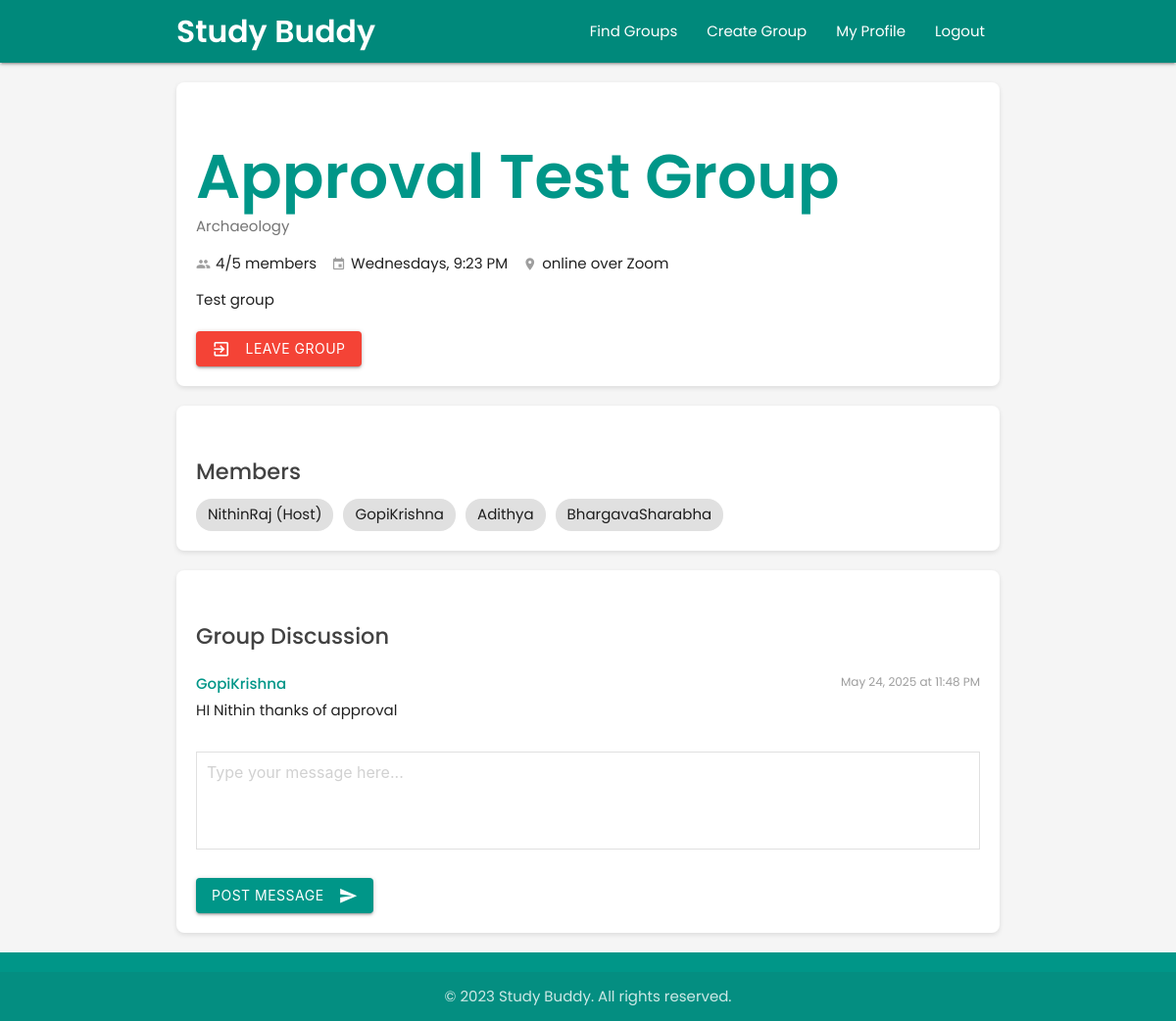
Page /dashboard/group_details/6/approval-test-group (signed in) on the earlier database version.
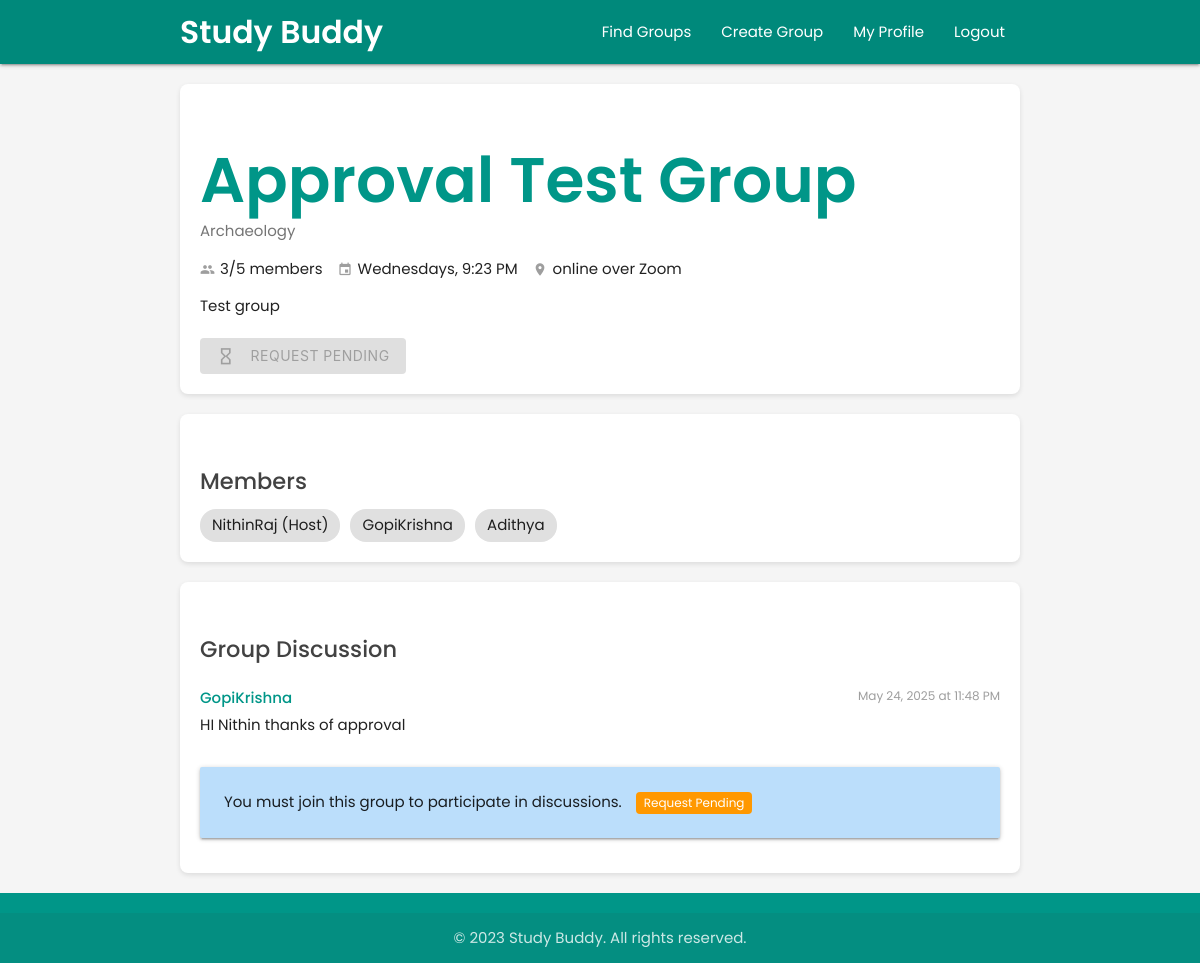
Same page on the later database version.
### userDashboard/models.py (models this page shows, shortened)
class StudyGroup(models.Model):
    title = models.CharField(max_length=100)
    description = models.TextField()
    subject = models.ForeignKey(Subject, on_delete=models.CASCADE, related_name='study_groups')
    host = models.ForeignKey(settings.AUTH_USER_MODEL, on_delete=models.CASCADE, related_name='hosted_groups')
    members = models.ManyToManyField(settings.AUTH_USER_MODEL, through='GroupMembership', related_name='joined_groups')
    max_members = models.PositiveIntegerField(default=8)
    meeting_date = models.DateField()
    meeting_time = models.TimeField()
    meeting_location = models.CharField(max_length=255, blank=True)
    slug = models.SlugField(max_length=120, blank=True)
    created_at = models.DateTimeField(auto_now_add=True)
    updated_at = models.DateTimeField(auto_now=True)
    @property
    def current_member_count(self):
        return self.members.count()
    class Meta:
        ordering = ['meeting_date', 'meeting_time']

class GroupMembership(models.Model):
    user = models.ForeignKey(settings.AUTH_USER_MODEL, on_delete=models.CASCADE)
    group = models.ForeignKey(StudyGroup, on_delete=models.CASCADE)
    date_joined = models.DateTimeField(auto_now_add=True)
    is_active = models.BooleanField(default=True)
    class Meta:
        unique_together = ('user', 'group')

class GroupMessage(models.Model):
    group = models.ForeignKey(StudyGroup, on_delete=models.CASCADE, related_name='messages')
    user = models.ForeignKey(settings.AUTH_USER_MODEL, on_delete=models.CASCADE)
    content = models.TextField()
    timestamp = models.DateTimeField(auto_now_add=True)
    class Meta:
        ordering = ['timestamp']

### userAuth/models.py (models this page shows)
class CustomUser(AbstractUser):
    email = models.EmailField(unique=True)
    objects = CustomUserManager()
    EMAIL_FIELD = 'email'
    REQUIRED_FIELDS = ['email']

### userProfile/models.py (models this page shows, shortened)
class Subject(models.Model):
    name = models.CharField(max_length=100, unique=True)
    description = models.TextField(blank=True)
    class Meta:
        ordering = ['name']

### userDashboard/views.py (the view, shortened to what this page needs)
# urls.py: path('group_details/<int:group_id>/<slug:slug>', views.group_details, name='group_details'),
@login_required
def group_details(request, group_id, slug):
    try:
        group = StudyGroup.objects.get(id=group_id)
        from django.utils.text import slugify
        current_slug = slugify(group.title) if group.title else 'untitled'
        if slug != current_slug:
            return redirect('group_details', group_id=group.id, slug=current_slug)
        is_member = group.members.filter(id=request.user.id).exists()
        is_host = group.host == request.user
        has_pending_request = GroupJoinRequest.objects.filter(
            user=request.user,
            group=group,
            status='pending'
        ).exists()
        pending_requests = []
        if is_host:
            pending_requests = GroupJoinRequest.objects.filter(
                group=group,
                status='pending'
            ).select_related('user')
        messages_list = group.messages.all().order_by('timestamp')
        context = {
            'group': group,
            'is_member': is_member,
            'is_host': is_host,
            'has_pending_request': has_pending_request,
            'pending_requests': pending_requests,
            'messages_list': messages_list
        }
        return render(request, 'userDashboard/group_detail.html', context)
    except StudyGroup.DoesNotExist:
        messages.error(request, "Study group not found.")
        return redirect('dashboard')

### userDashboard/templates/userDashboard/group_detail.html (shortened to what the changed rows need)
<!DOCTYPE html>
<html lang="en">
<head>
  <link rel="stylesheet" href="https://cdnjs.cloudflare.com/ajax/libs/materialize/1.0.0/css/materialize.min.css">
</head>
<body>
  <main id="main-content" class="container">
    {% if group %}
    <section class="group-header">
      <h1 class="group-title">{{ group.title }}</h1>
      <span class="group-subject">{{ group.subject.name }}</span>
      <div class="group-meta">
        <div class="meta-item">
          <i class="material-icons tiny">group</i>
          <span>{{ group.current_member_count }}/{{ group.max_members }} members</span>
        </div>
        <div class="meta-item">
          <i class="material-icons tiny">event</i>
          <span>{{ group.meeting_date|date:"l" }}s, {{ group.meeting_time|time:"g:i A" }}</span>
        </div>
        {% if group.meeting_location %}
        <div class="meta-item">
          <i class="material-icons tiny">location_on</i>
          <span>{{ group.meeting_location }}</span>
        </div>
        {% endif %}
      </div>
      <p class="group-description">
        {{ group.description }}
      </p>
      <div class="group-actions">
        {% if not is_member %}
          {% if has_pending_request %}
            <button disabled class="btn waves-effect waves-light grey">
              <i class="material-icons left">hourglass_empty</i>
              Request Pending
            </button>
          {% endif %}
        {% elif is_host %}
        <a href="{% url 'edit_group' group.id %}" class="btn waves-effect waves-light">
          <i class="material-icons left">edit</i>
          Edit Group
        </a>
        {% else %}
        <form method="POST" action="{% url 'leave_group' group.id %}">
          <button type="submit" class="btn waves-effect waves-light red">
            <i class="material-icons left">exit_to_app</i>
            Leave Group
          </button>
        </form>
        {% endif %}
      </div>
    </section>
    <section class="members-section">
      <h2 class="section-title">Members</h2>
      <div class="members-list">
        {% for membership in group.groupmembership_set.all %}
        <span class="member-chip">
          {{ membership.user.get_full_name|default:membership.user.username }}
          {% if membership.user == group.host %}(Host){% endif %}
        </span>
        {% endfor %}
      </div>
    </section>
    <section class="discussion-section">
      <h2 class="section-title">Group Discussion</h2>
      <div class="messages-container">
        {% if messages_list %}
          {% for message in messages_list %}
          <div class="message">
            <div class="message-header">
              <span class="message-user">{{ message.user.get_full_name|default:message.user.username }}</span>
              <span class="message-time">{{ message.timestamp|date:"F j, Y" }} at {{ message.timestamp|time:"g:i A" }}</span>
            </div>
            <p class="message-content">
              {{ message.content }}
            </p>
          </div>
          {% endfor %}
        {% else %}
          <p class="center-align">No messages yet. Be the first to post!</p>
        {% endif %}
      </div>
      {% if is_member or is_host %}
      <form class="comment-form" method="POST" action="{% url 'group_details' group_id=group.id slug=group.slug %}">
        <div class="input-field">
          <textarea id="message" name="message" class="materialize-textarea" placeholder="Type your message here..." rows="3" required aria-required="true"></textarea>
        </div>
        <button type="submit" class="btn waves-effect waves-light">
          Post Message
          <i class="material-icons right">send</i>
        </button>
      </form>
      {% else %}
      <div class="card-panel blue lighten-4">
        <span>You must join this group to participate in discussions.</span>
        {% if has_pending_request %}
        <span class="pending-badge">Request Pending</span>
        {% endif %}
      </div>
      {% endif %}
    </section>
    {% else %}
    <div class="card-panel">
      <p class="center-align">Study group not found. <a href="{% url 'dashboard' %}">Return to dashboard</a></p>
    </div>
    {% endif %}
  </main>
</body>
</html>

Differences in the rows shown:
removed GroupMembership: user.get_full_name "BhargavaSharabha"
computed for StudyGroup "Approval Test Group": current_member_count "4" → "3"
Other differences:
text no longer shown: "LEAVE GROUP POST MESSAGE"
text now shown: "REQUEST PENDING You must join this group to participate in discussions. Request Pending"
